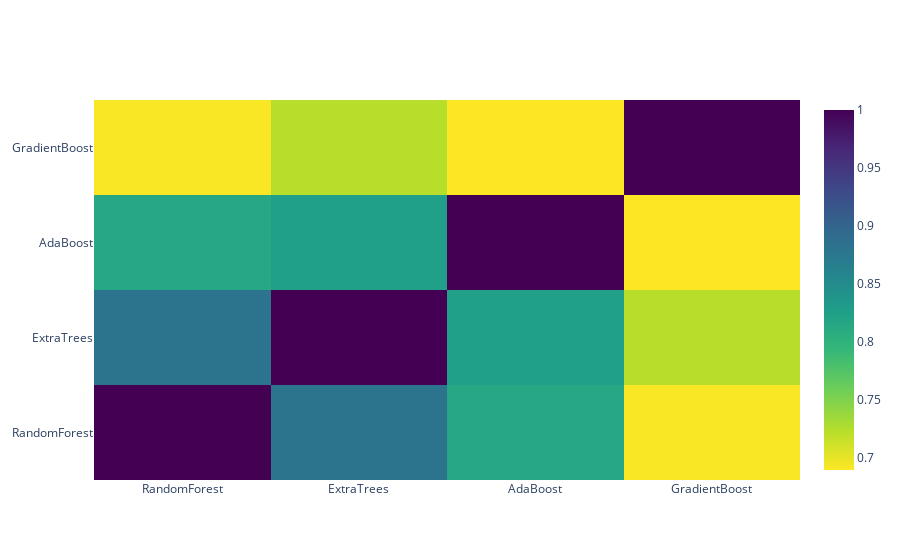

This figure's notebook cell:
### Code cell
data = [
    go.Heatmap(
        z= base_predictions_train.astype(float).corr().values ,
        x=base_predictions_train.columns.values,
        y= base_predictions_train.columns.values,
          colorscale='Viridis',
            showscale=True,
            reversescale = True
    )
]
py.iplot(data, filename='labelled-heatmap')

### Figure 1 — Plotly figure (JSON) as saved in the notebook; plotly's stock layout.template omitted (floating-point values rounded to 4 significant figures)
{"data": [{"colorscale": [[0.0, "#440154"], [0.1111, "#482878"], [0.2222, "#3e4989"], [0.3333, "#31688e"], [0.4444, "#26828e"], [0.5556, "#1f9e89"], [0.6667, "#35b779"], [0.7778, "#6ece58"], [0.8889, "#b5de2b"], [1.0, "#fde725"]], "reversescale": true, "showscale": true, "type": "heatmap", "x": ["RandomForest", "ExtraTrees", "AdaBoost", "GradientBoost"], "y": ["RandomForest", "ExtraTrees", "AdaBoost", "GradientBoost"], "z": [[1.0, 0.8817, 0.815, 0.6911], [0.8817, 1.0, 0.8251, 0.7233], [0.815, 0.8251, 1.0, 0.6893], [0.6911, 0.7233, 0.6893, 1.0]]}], "layout": {}}
